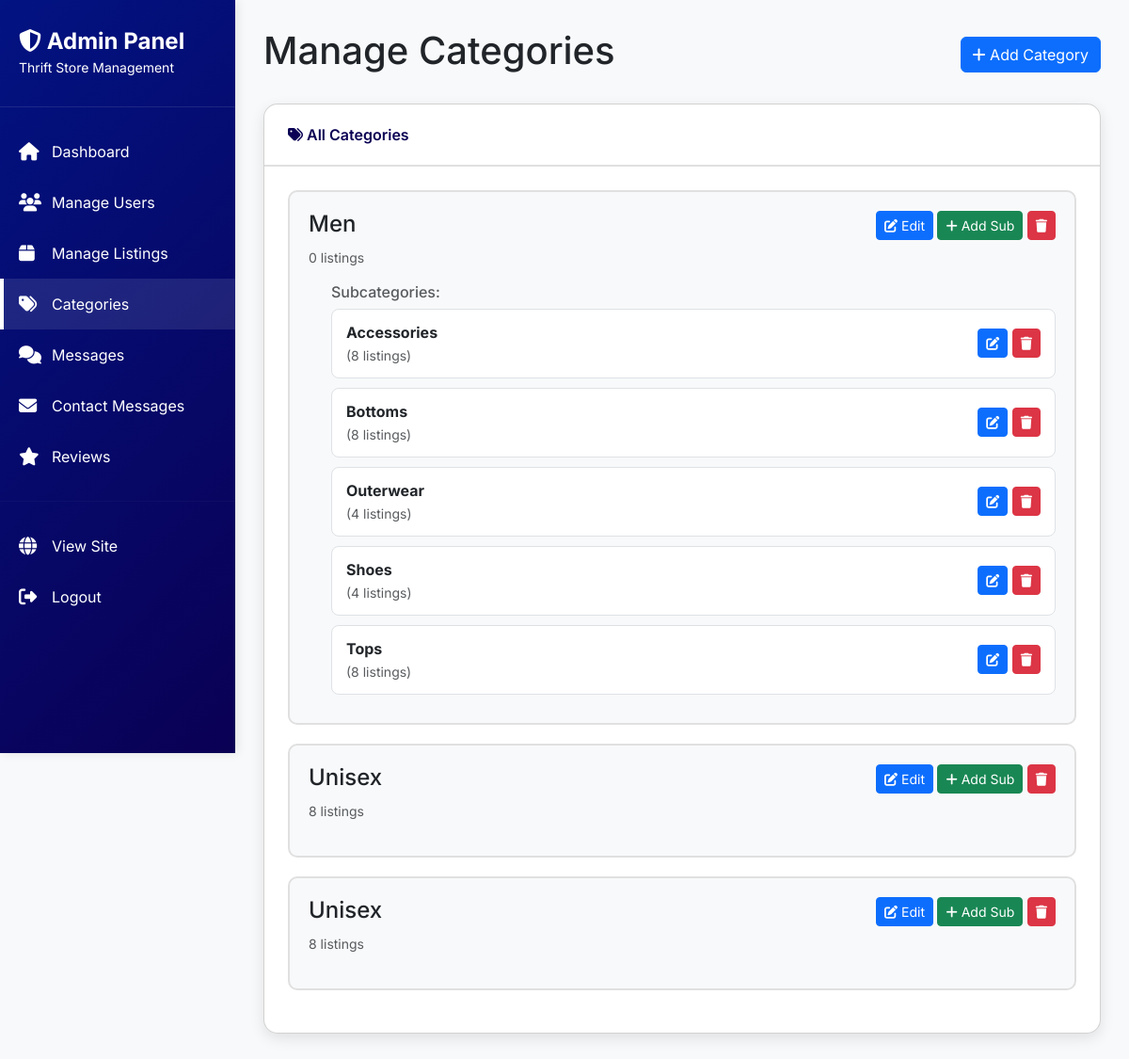
The app's page /admin/admin_categories.php (signed in) with its own data.
### tables this page shows
CREATE TABLE categories (
    id INT PRIMARY KEY AUTO_INCREMENT,
    name VARCHAR(50) NOT NULL,
    parent_id INT DEFAULT NULL,
    FOREIGN KEY (parent_id) REFERENCES categories(id) ON DELETE CASCADE,
    UNIQUE KEY unique_category (name, parent_id),
    INDEX idx_parent (parent_id)
);

### admin/admin_categories.php (the view, shortened to what this page needs)
<?php
$db = Database::getInstance()->getConnection();
$stmt = $db->query("
    SELECT c.*,
           (SELECT COUNT(*) FROM listings WHERE category_id = c.id) as listing_count
    FROM categories c
    WHERE c.parent_id IS NULL
    ORDER BY c.name
");
$categories = $stmt->fetchAll();
foreach($categories as &$category) {
    $stmt = $db->prepare("
        SELECT c.*,
               (SELECT COUNT(*) FROM listings WHERE category_id = c.id) as listing_count
        FROM categories c
        WHERE c.parent_id = ?
        ORDER BY c.name
    ");
    $stmt->execute([$category['id']]);
    $category['subcategories'] = $stmt->fetchAll();
}
?>
<!DOCTYPE html>
<html lang="en">
<head>
    <link href="https://cdn.jsdelivr.net/npm/bootstrap@5.3.0/dist/css/bootstrap.min.css" rel="stylesheet">
    <link rel="stylesheet" href="https://cdnjs.cloudflare.com/ajax/libs/font-awesome/6.4.0/css/all.min.css">
    <link rel="stylesheet" href="css/admin_categories.css">
</head>
<body>
    <div class="admin-wrapper">
        <div class="sidebar">
            <div class="sidebar-header">
                <h3><i class="fas fa-shield-alt"></i> Admin Panel</h3>
                <small>Thrift Store Management</small>
            </div>
            <div class="sidebar-menu">
                <a href="dashboard.php">
                    <i class="fas fa-home"></i>
                    <span>Dashboard</span>
                </a>
                <a href="admin_users.php">
                    <i class="fas fa-users"></i>
                    <span>Manage Users</span>
                </a>
                <a href="admin_listings.php">
                    <i class="fas fa-box"></i>
                    <span>Manage Listings</span>
                </a>
                <a href="admin_categories.php" class="active">
                    <i class="fas fa-tags"></i>
                    <span>Categories</span>
                </a>
                <a href="admin_messages.php">
                    <i class="fas fa-comments"></i>
                    <span>Messages</span>
                </a>
                <a href="admin_contact_messages.php">
                    <i class="fas fa-envelope"></i>
                    <span>Contact Messages</span>
                </a>
                <a href="admin_reviews.php">
                    <i class="fas fa-star"></i>
                    <span>Reviews</span>
                </a>
                <hr style="border-color: rgba(255,255,255,0.1); margin: 20px 0;">
                <a href="../index.php">
                    <i class="fas fa-globe"></i>
                    <span>View Site</span>
                </a>
                <a href="../assets/auth/logout.php">
                    <i class="fas fa-sign-out-alt"></i>
                    <span>Logout</span>
                </a>
            </div>
        </div>
        <div class="main-content">
            <div class="d-flex justify-content-between align-items-center mb-4">
                <h1>Manage Categories</h1>
                <button class="btn btn-primary" data-bs-toggle="modal" data-bs-target="#addCategoryModal">
                    <i class="fas fa-plus"></i> Add Category
                </button>
            </div>
            <div class="card">
                <div class="card-header">
                    <i class="fas fa-tags"></i> All Categories
                </div>
                <div class="card-body">
                    <?php if(empty($categories)): ?>
                        <p class="text-muted text-center">No categories found</p>
                    <?php else: ?>
                        <?php foreach($categories as $category): ?>
                            <div class="category-card">
                                <div class="d-flex justify-content-between align-items-start mb-3">
                                    <div>
                                        <h4><?php echo htmlspecialchars($category['name']); ?></h4>
                                        <small class="text-muted"><?php echo $category['listing_count']; ?> listings</small>
                                    </div>
                                    <div>
                                        <button class="btn btn-sm btn-primary" onclick="editCategory(<?php echo $category['id']; ?>, '<?php echo htmlspecialchars($category['name'], ENT_QUOTES); ?>', '<?php echo htmlspecialchars($category['description'], ENT_QUOTES); ?>')">
                                            <i class="fas fa-edit"></i> Edit
                                        </button>
                                        <button class="btn btn-sm btn-success" onclick="addSubcategory(<?php echo $category['id']; ?>, '<?php echo htmlspecialchars($category['name'], ENT_QUOTES); ?>')">
                                            <i class="fas fa-plus"></i> Add Sub
                                        </button>
                                        <form method="POST" style="display: inline;" onsubmit="return confirm('Are you sure you want to delete this category?');">
                                            <button type="submit" name="delete_category" class="btn btn-sm btn-danger">
                                                <i class="fas fa-trash"></i>
                                            </button>
                                        </form>
                                    </div>
                                </div>
                                <?php if(!empty($category['subcategories'])): ?>
                                    <div class="ms-4">
                                        <h6 class="text-muted mb-2">Subcategories:</h6>
                                        <?php foreach($category['subcategories'] as $sub): ?>
                                            <div class="subcategory-item">
                                                <div>
                                                    <strong><?php echo htmlspecialchars($sub['name']); ?></strong>
                                                    <br>
                                                    <small class="text-muted"><?php echo htmlspecialchars($sub['description']); ?> (<?php echo $sub['listing_count']; ?> listings)</small>
                                                </div>
                                                <div>
                                                    <button class="btn btn-sm btn-primary" onclick="editCategory(<?php echo $sub['id']; ?>, '<?php echo htmlspecialchars($sub['name'], ENT_QUOTES); ?>', '<?php echo htmlspecialchars($sub['description'], ENT_QUOTES); ?>')">
                                                        <i class="fas fa-edit"></i>
                                                    </button>
                                                    <form method="POST" style="display: inline;" onsubmit="return confirm('Are you sure you want to delete this subcategory?');">
                                                        <button type="submit" name="delete_subcategory" class="btn btn-sm btn-danger">
                                                            <i class="fas fa-trash"></i>
                                                        </button>
                                                    </form>
                                                </div>
                                            </div>
                                        <?php endforeach; ?>
                                    </div>
                                <?php endif; ?>
                            </div>
                        <?php endforeach; ?>
                    <?php endif; ?>
                </div>
            </div>
        </div>
    </div>
</body>
</html>

### admin/css/admin_categories.css (style rules this page uses)
:root { --primary-dark: #0A0054; --primary-light: #021382; --color-blue: #2A12E7; --sidebar-width: 250px; }
body { font-family: 'Inter', sans-serif; background-color: #f8f9fa; margin: 0; padding: 0; }
.admin-wrapper { display: flex; min-height: 100vh; }
.sidebar { width: var(--sidebar-width); background: linear-gradient(135deg, var(--primary-light) 0%, var(--primary-dark) 100%); color: white; position: fixed; height: 100vh; overflow-y: auto; box-shadow: 2px 0 10px rgba(0,0,0,0.1); z-index: 1000; transition: transform 0.3s ease; }
.sidebar-header { padding: 30px 20px; border-bottom: 1px solid rgba(255,255,255,0.1); }
.sidebar-header h3 { margin: 0; font-size: 1.5rem; font-weight: 700; }
.sidebar-menu { padding: 20px 0; }
.sidebar-menu a { display: flex; align-items: center; padding: 15px 20px; color: white; text-decoration: none; transition: all 0.3s; gap: 15px; }
.sidebar-menu a:hover, .sidebar-menu a.active { background: rgba(255,255,255,0.1); border-left: 4px solid white; padding-left: 16px; }
.sidebar-menu i { width: 20px; font-size: 1.2rem; }
.main-content { margin-left: var(--sidebar-width); flex: 1; padding: 30px; width: calc(100% - var(--sidebar-width)); }
.card { background: white; border-radius: 15px; box-shadow: 0 5px 15px rgba(0,0,0,0.1); margin-bottom: 30px; }
.card-header { background: transparent; border-bottom: 2px solid #e0e0e0; padding: 20px 25px; font-weight: 600; color: var(--primary-dark); }
.card-body { padding: 25px; }
.category-card { border: 2px solid #e0e0e0; border-radius: 10px; padding: 20px; margin-bottom: 20px; background: #f8f9fa; }
.subcategory-item { background: white; border: 1px solid #dee2e6; border-radius: 8px; padding: 12px 15px; margin-bottom: 10px; display: flex; justify-content: space-between; align-items: center; }

### records on screen
categories: name "Men", listing_count "0"
categories: name "Accessories", listing_count "8"
categories: name "Bottoms", listing_count "8"
categories: name "Outerwear", listing_count "4"
categories: name "Shoes", listing_count "4"
categories: name "Tops", listing_count "8"
categories: name "Unisex", listing_count "8"
